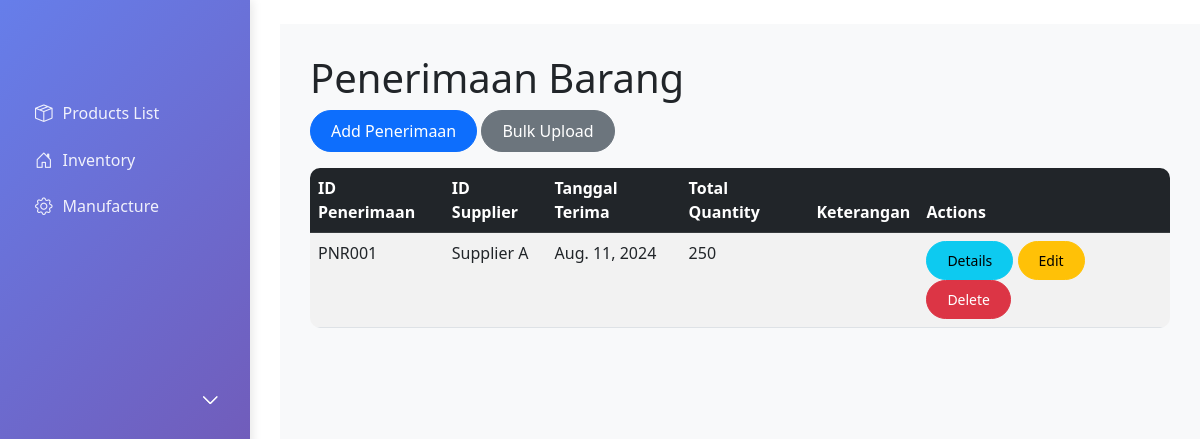
The page /inventory/penerimaan/ on the database its author committed.
### inventory_product/models.py (models this page shows, shortened)
class PenerimaanBarang(models.Model):
    id_penerimaan = models.CharField(max_length=100, primary_key=True)
    id_supplier = models.CharField(max_length=100)
    tanggal_terima = models.DateField()
    keterangan = models.TextField(blank=True)
    @property
    def total_quantity(self):
        return self.penerimaanbarangdetail_set.aggregate(total=models.Sum('quantity'))['total'] or 0

### inventory_product/views.py (the view)
# urls.py: path('penerimaan/', views.penerimaan_list, name='penerimaan_list'),
def penerimaan_list(request):
    penerimaans = PenerimaanBarang.objects.all()
    return render(request, 'inventory_product/penerimaan_list.html', {'penerimaans': penerimaans})

### inventory_product/templates/inventory_product/penerimaan_list.html (shortened to what this page needs)
{% extends 'base.html' %}
{% block content %}
<h1>Penerimaan Barang</h1>
<div class="mb-3">
    <a href="{% url 'penerimaan_create' %}" class="btn btn-primary">Add Penerimaan</a>
    <a href="{% url 'penerimaan_bulk_create' %}" class="btn btn-secondary">Bulk Upload</a>
</div>
<div class="table-responsive">
    <table class="table table-striped table-hover">
        <thead class="table-dark">
            <tr>
                <th>ID Penerimaan</th>
                <th>ID Supplier</th>
                <th>Tanggal Terima</th>
                <th>Total Quantity</th>
                <th>Keterangan</th>
                <th>Actions</th>
            </tr>
        </thead>
        <tbody>
            {% for penerimaan in penerimaans %}
            <tr>
                <td>{{ penerimaan.id_penerimaan }}</td>
                <td>{{ penerimaan.id_supplier }}</td>
                <td>{{ penerimaan.tanggal_terima }}</td>
                <td>{{ penerimaan.total_quantity }}</td>
                <td>{{ penerimaan.keterangan }}</td>
                <td>
                    <a href="{% url 'penerimaan_detail_list' penerimaan.pk %}" class="btn btn-sm btn-info">Details</a>
                    <a href="{% url 'penerimaan_update' penerimaan.pk %}" class="btn btn-sm btn-warning">Edit</a>
                    <a href="{% url 'penerimaan_delete' penerimaan.pk %}" class="btn btn-sm btn-danger">Delete</a>
                </td>
            </tr>
            {% endfor %}
        </tbody>
    </table>
</div>
{% endblock %}

### erp_project/templates/base.html (style rules this page uses)
.btn { border-radius: 25px; padding: 8px 20px; font-weight: 500; }
.table { border-radius: 10px; overflow: hidden; }

### rows shown on the page
PenerimaanBarang: id_penerimaan "PNR001", id_supplier "Supplier A", tanggal_terima "Aug. 11, 2024", total_quantity "250"
